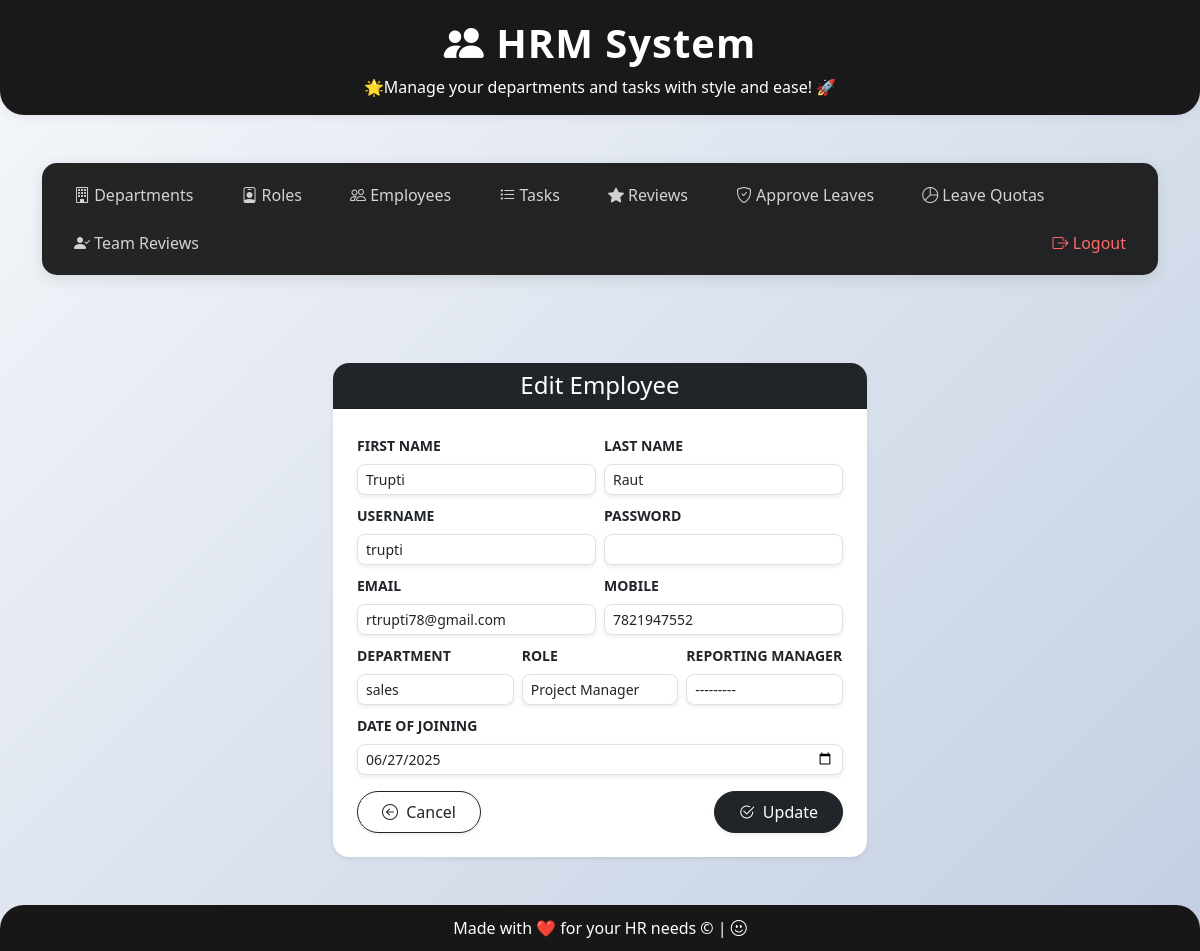
The app's page /departments/employees/edit/1/ (signed in) with its own data.
### department/models.py (models this page shows, shortened)
class Employee(models.Model):
    employee_id = models.AutoField(primary_key=True)
    first_name = models.CharField(max_length=100)
    last_name = models.CharField(max_length=100)
    username = models.CharField(max_length=100, unique=True)
    password = models.CharField(max_length=100)
    email = models.EmailField(max_length=100, unique=True)
    mobile = models.CharField(max_length=100)
    date_of_joining = models.DateField()
    created_at = models.DateTimeField(auto_now_add=True)
    updated_at = models.DateTimeField(auto_now=True)
    dept = models.ForeignKey(Department, null=True, on_delete=models.SET_NULL)
    role = models.ForeignKey(Role, null=True, on_delete=models.SET_NULL)
    reporting_manager = models.ForeignKey('self', null=True, blank=True, on_delete=models.SET_NULL)

class Role(models.Model):
    role_id = models.AutoField(primary_key=True)
    role_name = models.CharField(max_length=100, unique=True)
    description = models.CharField(max_length=200)
    created_at = models.DateTimeField(auto_now_add=True)
    updated_at = models.DateTimeField(auto_now=True)
    status = models.BooleanField(default=True)
    department = models.ForeignKey(Department, on_delete=models.CASCADE, related_name='roles', null=True, blank=True)
    def __str__(self):
        return self.role_name

### department/views.py (the view)
# urls.py: path('employees/edit/<int:employee_id>/', views.edit_employee, name='edit_employee'),
@employee_required
def edit_employee(request, employee_id):
    employee = get_object_or_404(Employee, pk=employee_id)
    if request.method == "POST":
        form = EmployeeForm(request.POST, instance=employee)
        if form.is_valid():
            form.save()
            messages.success(request, "Employee updated successfully.")
            return redirect('employee_dashboard')
    else:
        form = EmployeeForm(instance=employee)
    return render(request, "employee/add_edit.html", {"form": form, "employee": employee})

### department/forms.py (shortened to what this page needs)
class EmployeeForm(forms.ModelForm):
    password = forms.CharField(widget=forms.PasswordInput, required=False)
    date_of_joining = forms.DateField(widget=forms.DateInput(attrs={'type': 'date'}))
    class Meta:
        model = Employee
        fields = [
            'first_name', 'last_name', 'username', 'password', 'email', 'mobile',
            'dept', 'role', 'reporting_manager', 'date_of_joining'
        ]
    def __init__(self, *args, **kwargs):
        super().__init__(*args, **kwargs)
        self.fields['dept'].queryset = Department.objects.filter(status=True)
        self.fields['role'].queryset = Role.objects.filter(status=True)
        manager_roles = ['Admin', 'Manager', 'Team Leader']
        self.fields['reporting_manager'].queryset = Employee.objects.filter(role__role_name__in=manager_roles)
        self.fields['reporting_manager'].required = False

### department/models.py (called while the page is built)
    def __str__(self):
        return self.dept_name

### department/views.py (called while the page is built)
def is_admin_or_hr(user):
    return user.is_superuser or (hasattr(user, 'employee') and user.employee.role and user.employee.role.role_name.lower() == 'hr')

### templates/employee/add_edit.html (shortened to what this page needs)
{% extends "base.html" %}
{% load widget_tweaks %}
{% block content %}
<div class="container py-5">
  <div class="row justify-content-center">
    <div class="col-md-7 col-lg-6">
      <div class="card shadow-sm border-0 rounded-4">
        <div class="card-header bg-dark text-white rounded-top-4">
          <h4 class="mb-0 text-center">
            {% if employee %}Edit Employee{% else %}Add Employee{% endif %}
          </h4>
        </div>
        <div class="card-body p-4">
          <form method="post" novalidate>
            <div class="row g-2 mb-2">
              <div class="col-md-6">
                <label for="{{ form.first_name.id_for_label }}" class="form-label fw-semibold text-dark small text-uppercase">First Name</label>
                {{ form.first_name|add_class:"form-control form-control-sm shadow-sm rounded-3" }}
              </div>
              <div class="col-md-6">
                <label for="{{ form.last_name.id_for_label }}" class="form-label fw-semibold text-dark small text-uppercase">Last Name</label>
                {{ form.last_name|add_class:"form-control form-control-sm shadow-sm rounded-3" }}
              </div>
            </div>
            <div class="row g-2 mb-2">
              <div class="col-md-6">
                <label for="{{ form.username.id_for_label }}" class="form-label fw-semibold text-dark small text-uppercase">Username</label>
                {{ form.username|add_class:"form-control form-control-sm shadow-sm rounded-3" }}
              </div>
              <div class="col-md-6">
                <label for="{{ form.password.id_for_label }}" class="form-label fw-semibold text-dark small text-uppercase">Password</label>
                {{ form.password|add_class:"form-control form-control-sm shadow-sm rounded-3" }}
              </div>
            </div>
            <div class="row g-2 mb-2">
              <div class="col-md-6">
                <label for="{{ form.email.id_for_label }}" class="form-label fw-semibold text-dark small text-uppercase">Email</label>
                {{ form.email|add_class:"form-control form-control-sm shadow-sm rounded-3" }}
              </div>
              <div class="col-md-6">
                <label for="{{ form.mobile.id_for_label }}" class="form-label fw-semibold text-dark small text-uppercase">Mobile</label>
                {{ form.mobile|add_class:"form-control form-control-sm shadow-sm rounded-3" }}
              </div>
            </div>
            <div class="row g-2 mb-2">
              <div class="col-md-4">
                <label for="{{ form.dept.id_for_label }}" class="form-label fw-semibold text-dark small text-uppercase">Department</label>
                {{ form.dept|add_class:"form-control form-control-sm shadow-sm rounded-3" }}
              </div>
              <div class="col-md-4">
                <label for="{{ form.role.id_for_label }}" class="form-label fw-semibold text-dark small text-uppercase">Role</label>
                {{ form.role|add_class:"form-control form-control-sm shadow-sm rounded-3" }}
              </div>
              <div class="col-md-4">
                <label for="{{ form.reporting_manager.id_for_label }}" class="form-label fw-semibold text-dark small text-uppercase">Reporting Manager</label>
                {{ form.reporting_manager|add_class:"form-control form-control-sm shadow-sm rounded-3" }}
              </div>
            </div>
            <div class="mb-2">
              <label for="{{ form.date_of_joining.id_for_label }}" class="form-label fw-semibold text-dark small text-uppercase">Date of Joining</label>
              {{ form.date_of_joining|add_class:"form-control form-control-sm shadow-sm rounded-3" }}
            </div>
            <div class="d-flex justify-content-between mt-3">
              <a href="{% url 'employee_dashboard' %}" class="btn btn-outline-dark px-4 py-2 rounded-pill shadow-sm">
                <i class="bi bi-arrow-left-circle me-1"></i> Cancel
              </a>
              <button type="submit" class="btn btn-dark px-4 py-2 rounded-pill shadow-sm">
                <i class="bi bi-check2-circle me-1"></i> {% if employee %}Update{% else %}Add{% endif %}
              </button>
            </div>
          </form>
        </div>
      </div>
    </div>
  </div>
</div>
{% endblock %}

### templates/base.html (style rules this page uses)
html { height: 100%; background: linear-gradient(135deg, #f5f7fa 0%, #c3cfe2 100%); background-attachment: fixed; background-repeat: no-repeat; background-size: cover; }
body { min-height: 100%; margin: 0; display: flex; flex-direction: column; background: transparent; }

### records on screen
Employee: first_name "Trupti", last_name "Raut", username "trupti", email "rtrupti78@gmail.com", mobile "7821947552", dept "sales", reporting_manager "---------", date_of_joining "06/27/2025"
Role: role "Project Manager"
